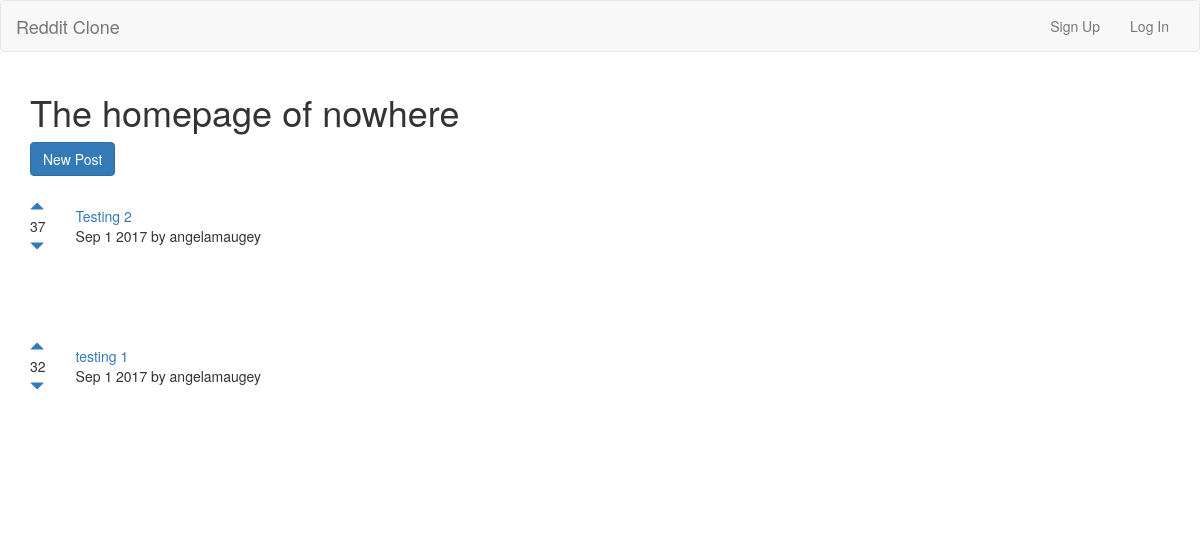
Before: / with the older database file.
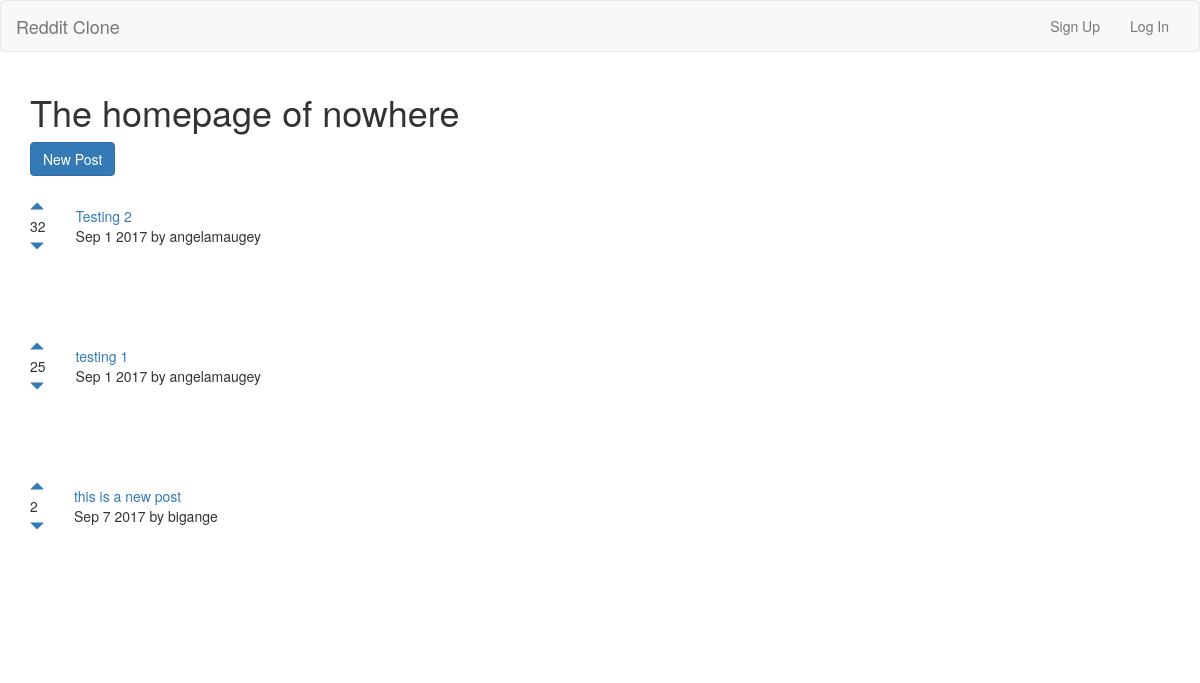
After: the same page with the newer database file.
### posts/models.py (models this page shows)
class Post(models.Model):
    title = models.CharField(max_length=200)
    url = models.TextField()
    pub_date = models.DateTimeField()
    author = models.ForeignKey(User)
    votes_total = models.IntegerField(default=1)
    def pub_date_pretty(self):
        return self.pub_date.strftime('%b %e %Y')

### posts/views.py (the view)
# urls.py: 2. Add a URL to urlpatterns:  url(r'^$', views.home, name='home')
def home(request):
    posts = Post.objects.order_by('-votes_total')
    return render(request, 'posts/home.html', {'posts':posts})

### posts/templates/posts/home.html (shortened to what this page needs)
{% extends 'base.html' %}
{% block content%}
<h1>The homepage of nowhere</h1>
<a href="{% url 'posts:create' %}" class="btn btn-primary">New Post</a>
<br>
<br>
{% for post in posts.all %}
<table>
  <tr>
    <td style="padding-right: 30px;"><a href="#" onclick="document.getElementById('upvote{{ post.id }}').submit()"><span class="glyphicon glyphicon-triangle-top" aria-hidden="true"></span></a><br> {{ post.votes_total }} <br><a href="#" onclick="document.getElementById('downvote{{ post.id }}').submit()"><span class="glyphicon glyphicon-triangle-bottom" aria-hidden="true"></span></a></td>
    <td><a href="{{ post.url }}">{{ post.title }}</a><br>{{ post.pub_date_pretty }} by {{ post.author.username }}</td>
  </tr>
</table>
<br>
<br>
<br>
<br>
{% endfor %}
<br>
<br>
{% endblock %}

### templates/base.html (shortened to what this page needs)
<!DOCTYPE html>
<html>
<head>
  <link rel="stylesheet" href="https://maxcdn.bootstrapcdn.com/bootstrap/3.3.7/css/bootstrap.min.css" >
</head>
<body>
  <header>
    <nav class="navbar navbar-default">
  <div class="container-fluid">
    <div class="navbar-header">
      <a class="navbar-brand" href="{% url 'home' %}">Reddit Clone</a>
    </div>
    <div class="collapse navbar-collapse" id="bs-example-navbar-collapse-1">
      <ul class="nav navbar-nav navbar-right">
        {% if user.is_authenticated %}
        <li><a href="#" onclick="document.getElementById('logout').submit()">Log Out</a></li>
        <form id="logout" action="{% url 'accounts:logout' %}" method="post">
          {% csrf_token %}
          <input type="hidden">
        </form>
        {% else %}
        <li><a href="{% url 'accounts:signup'%}">Sign Up</a></li>
        <li><a href="{% url 'accounts:login'%}">Log In</a></li>
        {% endif %}
      </ul>
    </div>
  </div>
</nav>
  </header>
  <main>
    <div class="container">
      {% block content %}
      {% endblock%}
    </div>
  </main>
</body>
</html>

Changed rows visible on the page:
changed Post "Testing 2": votes_total "37" → "32"
changed Post "testing 1": votes_total "32" → "25"
added Post: votes_total "2", title "this is a new post", pub_date_pretty "Sep 7 2017", author.username "bigange"
